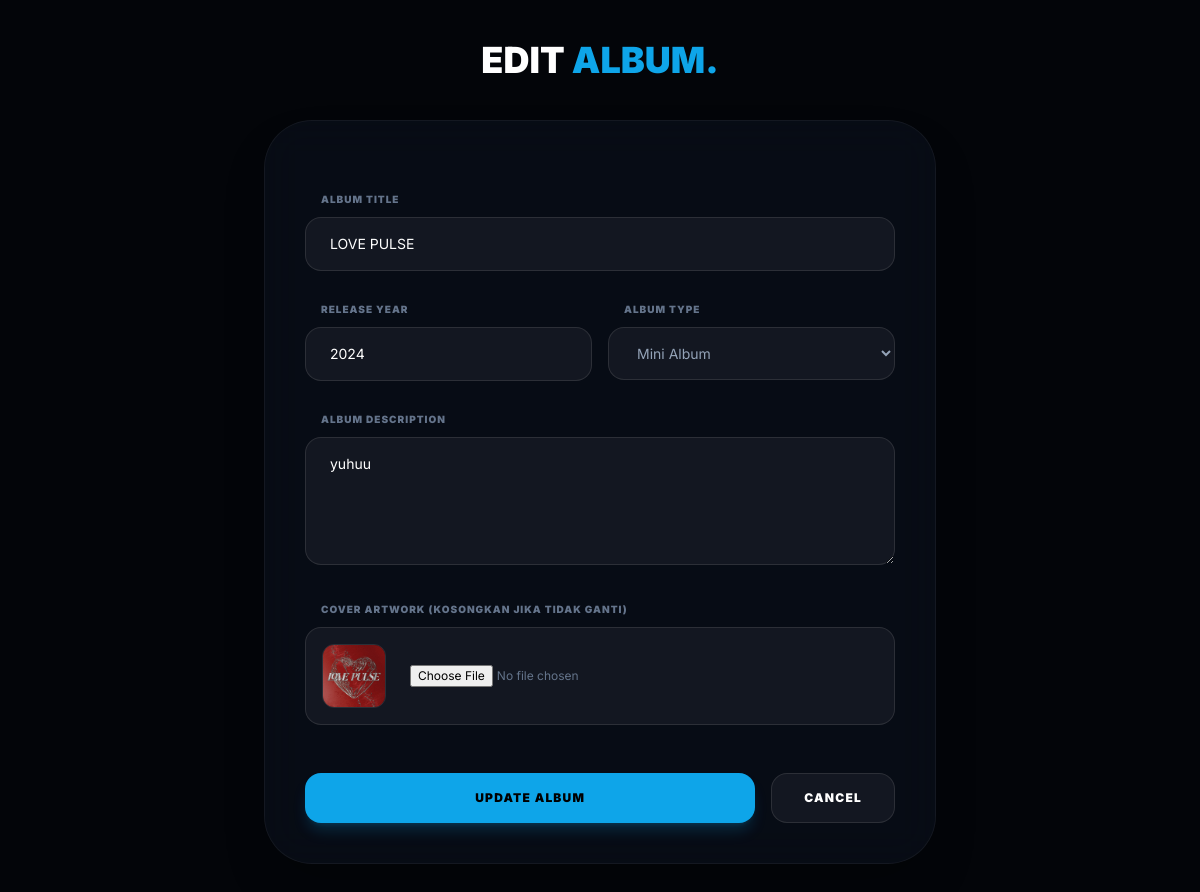
Page /admin/edit_album.php?id=1 (signed in) on the committed database.
### tables this page shows
CREATE TABLE `albums` (
  `id` int(11) NOT NULL,
  `judul` varchar(100) NOT NULL,
  `tahun` year(4) NOT NULL,
  `cover` varchar(100) NOT NULL,
  `tipe` varchar(50) NOT NULL,
  `deskripsi` text DEFAULT NULL
);

### admin/edit_album.php (the view, shortened to what this page needs)
<?php
require_once __DIR__ . '/../config/db.php';
$id = $_GET['id'];
$result = mysqli_query($conn, "SELECT * FROM albums WHERE id = $id");
$a = mysqli_fetch_assoc($result);
?>
<!DOCTYPE html>
<html lang="id">
<head>
    <script src="https://cdn.tailwindcss.com"></script>
</head>
<body class="p-10">
    <div class="max-w-2xl mx-auto">
        <h1 class="text-4xl font-black uppercase mb-10 text-center">Edit <span class="text-sky-500">Album.</span></h1>
        <form action="" method="POST" enctype="multipart/form-data" class="glass-card p-10 rounded-[3rem] space-y-6 shadow-2xl">
            <div class="space-y-2">
                <label class="text-[10px] font-black uppercase tracking-widest text-slate-500 ml-4">Album Title</label>
                <input type="text" name="judul" value="<?= htmlspecialchars($a['judul']); ?>" required class="w-full bg-white/5 border border-white/10 rounded-2xl px-6 py-4 outline-none focus:border-sky-500 transition text-sm">
            </div>
            <div class="grid grid-cols-2 gap-4">
                <div class="space-y-2">
                    <label class="text-[10px] font-black uppercase tracking-widest text-slate-500 ml-4">Release Year</label>
                    <input type="number" name="tahun" value="<?= $a['tahun']; ?>" required class="w-full bg-white/5 border border-white/10 rounded-2xl px-6 py-4 outline-none focus:border-sky-500 transition text-sm">
                </div>
                <div class="space-y-2">
                    <label class="text-[10px] font-black uppercase tracking-widest text-slate-500 ml-4">Album Type</label>
                    <select name="tipe" required class="w-full bg-white/5 border border-white/10 rounded-2xl px-6 py-4 outline-none focus:border-sky-500 transition text-sm text-slate-400">
                        <option value="Mini Album" <?= $a['tipe'] == 'Mini Album' ? 'selected' : ''; ?>>Mini Album</option>
                    </select>
                </div>
            </div>
            <div class="space-y-2">
                <label class="text-[10px] font-black uppercase tracking-widest text-slate-500 ml-4">Album Description</label>
                <textarea name="deskripsi" required class="w-full bg-white/5 border border-white/10 rounded-2xl px-6 py-4 outline-none focus:border-sky-500 transition text-sm h-32"><?= htmlspecialchars($a['deskripsi']); ?></textarea>
            </div>
            <div class="space-y-2">
                <label class="text-[10px] font-black uppercase tracking-widest text-slate-500 ml-4">Cover Artwork (Kosongkan jika tidak ganti)</label>
                <div class="flex items-center gap-6 p-4 bg-white/5 border border-white/10 rounded-2xl">
                    <img src="../assets/img/<?= $a['cover']; ?>" class="w-16 h-16 rounded-xl object-cover border border-white/10">
                    <input type="file" name="cover" class="text-xs text-slate-500">
                </div>
            </div>
            <div class="flex gap-4 pt-6">
                <button type="submit" name="update" class="flex-1 bg-sky-500 hover:bg-sky-400 text-black py-4 rounded-2xl font-black text-xs uppercase tracking-widest transition shadow-lg shadow-sky-500/20">Update Album</button>
                <a href="manage_albums.php" class="px-8 py-4 bg-white/5 border border-white/10 rounded-2xl font-black text-xs uppercase tracking-widest hover:bg-white/10 transition flex items-center">Cancel</a>
            </div>
        </form>
    </div>
</body>
</html>

### admin/edit_album.php (style rules this page uses)
body { font-family: 'Inter', sans-serif; background: #030509; color: white; }
.glass-card { background: rgba(15, 23, 42, 0.4); border: 1px solid rgba(255, 255, 255, 0.05); backdrop-filter: blur(20px); }

### rows in the picture
albums: judul "LOVE PULSE", tahun "2024", tipe "Mini Album", deskripsi "yuhuu", cover (picture)
